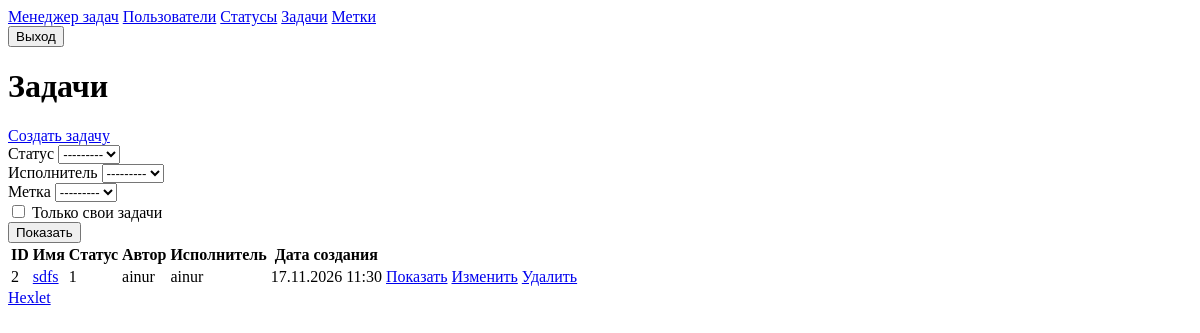
Before: /tasks/ (signed in) with the older database file.
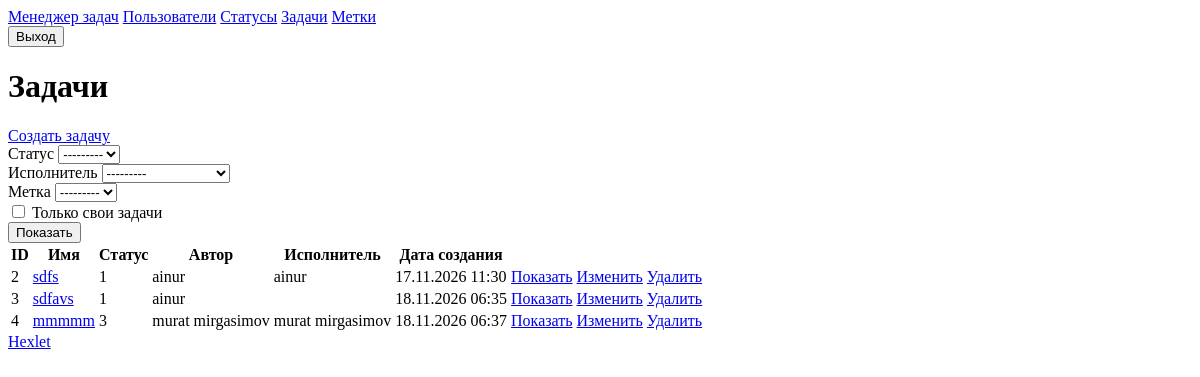
After: the same page with the newer database file.
### task_manager/tasks/models.py (models this page shows, shortened)
class Task(models.Model):
    name = models.CharField(max_length=255, unique=True)
    description = models.TextField(blank=True)
    status = models.ForeignKey(Status, on_delete=models.PROTECT)
    author = models.ForeignKey(User, on_delete=models.PROTECT, related_name='authored_tasks')
    executor = models.ForeignKey(
        User, on_delete=models.PROTECT, null=True, blank=True, related_name='executed_tasks',
    )
    created_at = models.DateTimeField(auto_now_add=True)
    labels = models.ManyToManyField(Label, blank=True, related_name='tasks')

### task_manager/statuses/models.py (models this page shows)
class Status(models.Model):
    name = models.CharField(max_length=255, unique=True)
    created_at = models.DateTimeField(auto_now_add=True)
    def __str__(self):
        return self.name

### task_manager/tasks/views.py (the view)
# urls.py: path('', views.TaskListView.as_view(), name='tasks'),
class TaskListView(LoginRequiredMixin, FilterView):
    filterset_class = TaskFilter
    template_name = 'tasks/index.html'
    context_object_name = 'tasks'
    queryset = Task.objects.select_related('status', 'author', 'executor')

### task_manager/labels/models.py (called while the page is built)
    def __str__(self):
        return self.name

### task_manager/templates/tasks/index.html
{% extends 'base.html' %}
{% block content %}
<h1 class="mb-6 text-3xl">Задачи</h1>
<a href="{% url 'task_create' %}" class="mb-6 inline-block rounded bg-blue-600 px-5 py-2 text-white hover:bg-blue-700">Создать задачу</a>
<form method="get" class="mb-6 rounded border border-gray-200 bg-gray-50 p-4">
  <div class="grid gap-4 md:grid-cols-4">
    {% for field in filter.form %}
      {% if field.name == 'self_tasks' %}
        <div class="flex items-end gap-2">
          {{ field }}
          <label for="{{ field.id_for_label }}">{{ field.label }}</label>
        </div>
      {% else %}
        <div>
          <label for="{{ field.id_for_label }}" class="mb-1 block font-medium">{{ field.label }}</label>
          {{ field }}
        </div>
      {% endif %}
    {% endfor %}
  </div>
  <button type="submit" class="mt-4 rounded bg-blue-600 px-5 py-2 text-white hover:bg-blue-700">Показать</button>
</form>
<table class="w-full text-left">
  <thead>
    <tr class="border-b">
      <th class="py-2">ID</th>
      <th>Имя</th>
      <th>Статус</th>
      <th>Автор</th>
      <th>Исполнитель</th>
      <th>Дата создания</th>
      <th></th>
    </tr>
  </thead>
  <tbody>
    {% for task in tasks %}
    <tr class="border-b">
      <td class="py-2">{{ task.id }}</td>
      <td><a href="{% url 'task_detail' task.pk %}" class="text-blue-600 hover:underline">{{ task.name }}</a></td>
      <td>{{ task.status.name }}</td>
      <td>{{ task.author.get_full_name|default:task.author.username }}</td>
      <td>{% if task.executor %}{{ task.executor.get_full_name|default:task.executor.username }}{% endif %}</td>
      <td>{{ task.created_at|date:"d.m.Y H:i" }}</td>
      <td class="space-x-3">
        <a href="{% url 'task_detail' task.pk %}" class="text-blue-600 hover:underline">Показать</a>
        <a href="{% url 'task_update' task.pk %}" class="text-blue-600 hover:underline">Изменить</a>
        <a href="{% url 'task_delete' task.pk %}" class="text-blue-600 hover:underline">Удалить</a>
      </td>
    </tr>
    {% endfor %}
  </tbody>
</table>
{% endblock %}

Changed rows visible on the page:
added Task: id "3", name "sdfavs", status.name "1", author.get_full_name "ainur", created_at "18.11.2026 06:35"
added Task: id "4", name "mmmmm", status.name "3", author.get_full_name "murat mirgasimov", executor.get_full_name "murat mirgasimov", created_at "18.11.2026 06:37"
